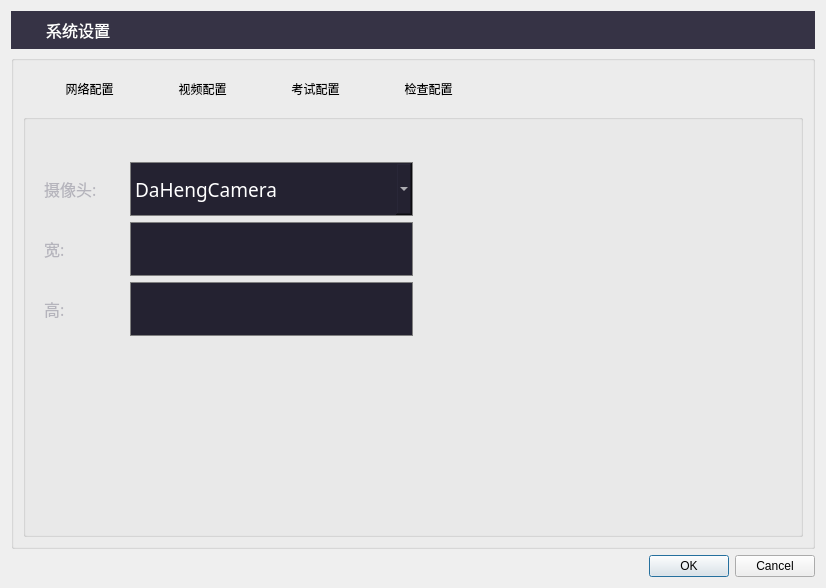
<?xml version="1.0" encoding="UTF-8"?>
<ui version="4.0">
 <class>SettingDialog</class>
 <widget class="QDialog" name="SettingDialog">
  <property name="geometry">
   <rect>
    <x>0</x>
    <y>0</y>
    <width>826</width>
    <height>588</height>
   </rect>
  </property>
  <property name="minimumSize">
   <size>
    <width>826</width>
    <height>588</height>
   </size>
  </property>
  <property name="windowTitle">
   <string>Dialog</string>
  </property>
  <property name="styleSheet">
   <string notr="true"/>
  </property>
  <layout class="QVBoxLayout" name="verticalLayout_11">
   <item>
    <widget class="QGroupBox" name="groupBox">
     <property name="styleSheet">
      <string notr="true">background-color: rgb(54, 51, 69);
border:0px;</string>
     </property>
     <property name="title">
      <string/>
     </property>
     <layout class="QHBoxLayout" name="horizontalLayout">
      <item>
       <widget class="QLabel" name="label">
        <property name="minimumSize">
         <size>
          <width>20</width>
          <height>20</height>
         </size>
        </property>
        <property name="maximumSize">
         <size>
          <width>20</width>
          <height>20</height>
         </size>
        </property>
        <property name="styleSheet">
         <string notr="true">border-image: url(:/resource/images/settings/settingIcon.png);</string>
        </property>
        <property name="text">
         <string/>
        </property>
       </widget>
      </item>
      <item>
       <widget class="QLabel" name="label_2">
        <property name="minimumSize">
         <size>
          <width>83</width>
          <height>20</height>
         </size>
        </property>
        <property name="font">
         <font>
          <family>Microsoft YaHei</family>
          <pointsize>12</pointsize>
         </font>
        </property>
        <property name="styleSheet">
         <string notr="true">color: rgb(255, 255, 255);</string>
        </property>
        <property name="text">
         <string>系统设置</string>
        </property>
       </widget>
      </item>
      <item>
       <spacer name="horizontalSpacer">
        <property name="orientation">
         <enum>Qt::Horizontal</enum>
        </property>
        <property name="sizeHint" stdset="0">
         <size>
          <width>635</width>
          <height>20</height>
         </size>
        </property>
       </spacer>
      </item>
      <item>
       <widget class="QPushButton" name="pbCloseSetting">
        <property name="minimumSize">
         <size>
          <width>18</width>
          <height>18</height>
         </size>
        </property>
        <property name="maximumSize">
         <size>
          <width>18</width>
          <height>18</height>
         </size>
        </property>
        <property name="styleSheet">
         <string notr="true">border-image: url(:/resource/images/settings/loginX.png);</string>
        </property>
        <property name="text">
         <string/>
        </property>
       </widget>
      </item>
     </layout>
    </widget>
   </item>
   <item>
    <widget class="QGroupBox" name="gbSettingContent_2">
     <property name="title">
      <string/>
     </property>
     <layout class="QVBoxLayout" name="verticalLayout_10">
      <item>
       <layout class="QHBoxLayout" name="horizontalLayout_7">
        <item>
         <spacer name="horizontalSpacer_3">
          <property name="orientation">
           <enum>Qt::Horizontal</enum>
          </property>
          <property name="sizeHint" stdset="0">
           <size>
            <width>40</width>
            <height>20</height>
           </size>
          </property>
         </spacer>
        </item>
        <item>
         <widget class="QPushButton" name="pbSetNetwork">
          <property name="minimumSize">
           <size>
            <width>107</width>
            <height>38</height>
           </size>
          </property>
          <property name="text">
           <string>网络配置</string>
          </property>
          <property name="flat">
           <bool>true</bool>
          </property>
         </widget>
        </item>
        <item>
         <widget class="QPushButton" name="pbSetVideo">
          <property name="minimumSize">
           <size>
            <width>107</width>
            <height>38</height>
           </size>
          </property>
          <property name="text">
           <string>视频配置</string>
          </property>
          <property name="flat">
           <bool>true</bool>
          </property>
         </widget>
        </item>
        <item>
         <widget class="QPushButton" name="pbSetExam">
          <property name="minimumSize">
           <size>
            <width>107</width>
            <height>38</height>
           </size>
          </property>
          <property name="text">
           <string>考试配置</string>
          </property>
          <property name="flat">
           <bool>true</bool>
          </property>
         </widget>
        </item>
        <item>
         <widget class="QPushButton" name="pbSetCheck">
          <property name="minimumSize">
           <size>
            <width>107</width>
            <height>38</height>
           </size>
          </property>
          <property name="text">
           <string>检查配置</string>
          </property>
          <property name="flat">
           <bool>true</bool>
          </property>
         </widget>
        </item>
        <item>
         <spacer name="horizontalSpacer_2">
          <property name="orientation">
           <enum>Qt::Horizontal</enum>
          </property>
          <property name="sizeHint" stdset="0">
           <size>
            <width>347</width>
            <height>20</height>
           </size>
          </property>
         </spacer>
        </item>
       </layout>
      </item>
      <item>
       <widget class="QGroupBox" name="gbSettingContent">
        <property name="styleSheet">
         <string notr="true"/>
        </property>
        <property name="title">
         <string/>
        </property>
        <layout class="QVBoxLayout" name="verticalLayout_9">
         <item>
          <widget class="QStackedWidget" name="stkWidgetSetting">
           <property name="font">
            <font>
             <family>Microsoft YaHei</family>
             <pointsize>12</pointsize>
            </font>
           </property>
           <property name="styleSheet">
            <string notr="true"/>
           </property>
           <property name="currentIndex">
            <number>0</number>
           </property>
           <widget class="QWidget" name="networkSettingPage">
            <layout class="QVBoxLayout" name="verticalLayout_15">
             <item>
              <widget class="QGroupBox" name="groupBox_3">
               <property name="styleSheet">
                <string notr="true">border:none;</string>
               </property>
               <property name="title">
                <string/>
               </property>
               <layout class="QGridLayout" name="gridLayout_4"/>
              </widget>
             </item>
             <item>
              <layout class="QHBoxLayout" name="horizontalLayout_10">
               <item>
                <layout class="QHBoxLayout" name="horizontalLayout_4">
                 <item>
                  <layout class="QVBoxLayout" name="verticalLayout_3">
                   <item>
                    <widget class="QLabel" name="label_6">
                     <property name="minimumSize">
                      <size>
                       <width>80</width>
                       <height>54</height>
                      </size>
                     </property>
                     <property name="font">
                      <font>
                       <family>Microsoft YaHei</family>
                       <pointsize>12</pointsize>
                      </font>
                     </property>
                     <property name="styleSheet">
                      <string notr="true">color: rgb(181, 180, 188);</string>
                     </property>
                     <property name="text">
                      <string>摄像头:</string>
                     </property>
                    </widget>
                   </item>
                   <item>
                    <widget class="QLabel" name="label_8">
                     <property name="minimumSize">
                      <size>
                       <width>0</width>
                       <height>54</height>
                      </size>
                     </property>
                     <property name="font">
                      <font>
                       <family>Microsoft YaHei</family>
                       <pointsize>12</pointsize>
                      </font>
                     </property>
                     <property name="styleSheet">
                      <string notr="true">color: rgb(181, 180, 188);</string>
                     </property>
                     <property name="text">
                      <string>宽:</string>
                     </property>
                    </widget>
                   </item>
                   <item>
                    <widget class="QLabel" name="label_19">
                     <property name="minimumSize">
                      <size>
                       <width>0</width>
                       <height>54</height>
                      </size>
                     </property>
                     <property name="font">
                      <font>
                       <family>Microsoft YaHei</family>
                       <pointsize>12</pointsize>
                      </font>
                     </property>
                     <property name="styleSheet">
                      <string notr="true">color: rgb(181, 180, 188);</string>
                     </property>
                     <property name="text">
                      <string>高:</string>
                     </property>
                    </widget>
                   </item>
                  </layout>
                 </item>
                 <item>
                  <layout class="QVBoxLayout" name="verticalLayout_4">
                   <item>
                    <widget class="QComboBox" name="cmbCamera">
                     <property name="minimumSize">
                      <size>
                       <width>250</width>
                       <height>54</height>
                      </size>
                     </property>
                     <property name="font">
                      <font>
                       <family>Microsoft YaHei</family>
                       <pointsize>14</pointsize>
                      </font>
                     </property>
                     <property name="styleSheet">
                      <string notr="true">background-color: rgb(36, 34, 49);
color: rgb(255, 255, 255);
border: 1px solid gray;</string>
                     </property>
                     <item>
                      <property name="text">
                       <string>DaHengCamera</string>
                      </property>
                     </item>
                     <item>
                      <property name="text">
                       <string>OpenCVCamera</string>
                      </property>
                     </item>
                    </widget>
                   </item>
                   <item>
                    <widget class="QLineEdit" name="leCameraWidth">
                     <property name="minimumSize">
                      <size>
                       <width>0</width>
                       <height>54</height>
                      </size>
                     </property>
                     <property name="font">
                      <font>
                       <family>Microsoft YaHei</family>
                       <pointsize>14</pointsize>
                      </font>
                     </property>
                     <property name="styleSheet">
                      <string notr="true">background-color: rgb(36, 34, 49);
color: rgb(255, 255, 255);
border: 1px solid gray;</string>
                     </property>
                    </widget>
                   </item>
                   <item>
                    <widget class="QLineEdit" name="leCameraHeight">
                     <property name="minimumSize">
                      <size>
                       <width>0</width>
                       <height>54</height>
                      </size>
                     </property>
                     <property name="font">
                      <font>
                       <family>Microsoft YaHei</family>
                       <pointsize>14</pointsize>
                      </font>
                     </property>
                     <property name="styleSheet">
                      <string notr="true">background-color: rgb(36, 34, 49);
color: rgb(255, 255, 255);
border: 1px solid gray;</string>
                     </property>
                    </widget>
                   </item>
                  </layout>
                 </item>
                </layout>
               </item>
               <item>
                <spacer name="horizontalSpacer_4">
                 <property name="orientation">
                  <enum>Qt::Horizontal</enum>
                 </property>
                 <property name="sizeHint" stdset="0">
                  <size>
                   <width>40</width>
                   <height>20</height>
                  </size>
                 </property>
                </spacer>
               </item>
              </layout>
             </item>
             <item>
              <spacer name="verticalSpacer_4">
               <property name="orientation">
                <enum>Qt::Vertical</enum>
               </property>
               <property name="sizeHint" stdset="0">
                <size>
                 <width>20</width>
                 <height>40</height>
                </size>
               </property>
              </spacer>
             </item>
            </layout>
           </widget>
           <widget class="QWidget" name="videoSettingPage">
            <layout class="QVBoxLayout" name="verticalLayout_13">
             <item>
              <widget class="QGroupBox" name="groupBox_4">
               <property name="styleSheet">
                <string notr="true">border:none;</string>
               </property>
               <property name="title">
                <string/>
               </property>
               <layout class="QVBoxLayout" name="verticalLayout_12">
                <item>
                 <layout class="QHBoxLayout" name="horizontalLayout_8">
                  <item>
                   <layout class="QVBoxLayout" name="verticalLayout_6">
                    <item>
                     <widget class="QLabel" name="label_9">
                      <property name="font">
                       <font>
                        <family>Microsoft YaHei</family>
                        <pointsize>12</pointsize>
                       </font>
                      </property>
                      <property name="styleSheet">
                       <string notr="true">color: rgb(181, 180, 188);</string>
                      </property>
                      <property name="text">
                       <string>考试项目:</string>
                      </property>
                     </widget>
                    </item>
                    <item>
                     <widget class="QLabel" name="label_10">
                      <property name="font">
                       <font>
                        <family>Microsoft YaHei</family>
                        <pointsize>12</pointsize>
                       </font>
                      </property>
                      <property name="styleSheet">
                       <string notr="true">color: rgb(181, 180, 188);</string>
                      </property>
                      <property name="text">
                       <string>考试次数:</string>
                      </property>
                     </widget>
                    </item>
                    <item>
                     <widget class="QLabel" name="label_18">
                      <property name="font">
                       <font>
                        <family>Microsoft YaHei</family>
                        <pointsize>12</pointsize>
                       </font>
                      </property>
                      <property name="styleSheet">
                       <string notr="true">color: rgb(181, 180, 188);</string>
                      </property>
                      <property name="text">
                       <string>考试时间：</string>
                      </property>
                     </widget>
                    </item>
                    <item>
                     <widget class="QLabel" name="label_11">
                      <property name="font">
                       <font>
                        <family>Microsoft YaHei</family>
                        <pointsize>12</pointsize>
                       </font>
                      </property>
                      <property name="styleSheet">
                       <string notr="true">color: rgb(181, 180, 188);</string>
                      </property>
                      <property name="text">
                       <string>视频保存路径:</string>
                      </property>
                     </widget>
                    </item>
                   </layout>
                  </item>
                  <item>
                   <layout class="QVBoxLayout" name="verticalLayout_5">
                    <item>
                     <widget class="QLineEdit" name="leExamProject">
                      <property name="minimumSize">
                       <size>
                        <width>546</width>
                        <height>54</height>
                       </size>
                      </property>
                      <property name="font">
                       <font>
                        <family>Microsoft YaHei</family>
                        <pointsize>14</pointsize>
                       </font>
                      </property>
                      <property name="styleSheet">
                       <string notr="true">background-color: rgb(36, 34, 49);
color: rgb(255, 255, 255);
border: 1px solid gray;</string>
                      </property>
                      <property name="text">
                       <string>排球</string>
                      </property>
                      <property name="readOnly">
                       <bool>true</bool>
                      </property>
                     </widget>
                    </item>
                    <item>
                     <widget class="QComboBox" name="cmbExamTestTimes">
                      <property name="minimumSize">
                       <size>
                        <width>0</width>
                        <height>54</height>
                       </size>
                      </property>
                      <property name="font">
                       <font>
                        <family>Microsoft YaHei</family>
                        <pointsize>14</pointsize>
                       </font>
                      </property>
                      <property name="styleSheet">
                       <string notr="true">background-color: rgb(36, 34, 49);
color: rgb(255, 255, 255);
border: 1px solid gray;</string>
                      </property>
                      <item>
                       <property name="text">
                        <string>1</string>
                       </property>
                      </item>
                      <item>
                       <property name="text">
                        <string>2</string>
                       </property>
                      </item>
                      <item>
                       <property name="text">
                        <string>3</string>
                       </property>
                      </item>
                     </widget>
                    </item>
                    <item>
                     <widget class="QComboBox" name="cmbExamTimeVersion">
                      <property name="minimumSize">
                       <size>
                        <width>0</width>
                        <height>54</height>
                       </size>
                      </property>
                      <property name="font">
                       <font>
                        <family>Microsoft YaHei</family>
                        <pointsize>14</pointsize>
                       </font>
                      </property>
                      <property name="styleSheet">
                       <string notr="true">background-color: rgb(36, 34, 49);
color: rgb(255, 255, 255);
border: 1px solid gray;</string>
                      </property>
                      <item>
                       <property name="text">
                        <string>60s</string>
                       </property>
                      </item>
                      <item>
                       <property name="text">
                        <string>30s</string>
                       </property>
                      </item>
                     </widget>
                    </item>
                    <item>
                     <layout class="QHBoxLayout" name="horizontalLayout_5">
                      <item>
                       <widget class="QLineEdit" name="leVideoSavePath">
                        <property name="minimumSize">
                         <size>
                          <width>400</width>
                          <height>54</height>
                         </size>
                        </property>
                        <property name="font">
                         <font>
                          <family>Microsoft YaHei</family>
                          <pointsize>14</pointsize>
                         </font>
                        </property>
                        <property name="styleSheet">
                         <string notr="true">background-color: rgb(36, 34, 49);
color: rgb(255, 255, 255);
border: 1px solid gray;</string>
                        </property>
                       </widget>
                      </item>
                      <item>
                       <widget class="QPushButton" name="pbChangeVideoPath">
                        <property name="minimumSize">
                         <size>
                          <width>160</width>
                          <height>49</height>
                         </size>
                        </property>
                        <property name="font">
                         <font>
                          <family>Microsoft YaHei</family>
                          <pointsize>14</pointsize>
                         </font>
                        </property>
                        <property name="styleSheet">
                         <string notr="true">background-color: rgb(80, 74, 111);
color: rgb(255, 255, 255);</string>
                        </property>
                        <property name="text">
                         <string>更改</string>
                        </property>
                       </widget>
                      </item>
                     </layout>
                    </item>
                   </layout>
                  </item>
                 </layout>
                </item>
                <item>
                 <spacer name="verticalSpacer_3">
                  <property name="orientation">
                   <enum>Qt::Vertical</enum>
                  </property>
                  <property name="sizeHint" stdset="0">
                   <size>
                    <width>20</width>
                    <height>151</height>
                   </size>
                  </property>
                 </spacer>
                </item>
               </layout>
              </widget>
             </item>
            </layout>
           </widget>
           <widget class="QWidget" name="examSettingPage">
            <layout class="QGridLayout" name="gridLayout_6">
             <item row="0" column="0">
              <widget class="QGroupBox" name="groupBox_5">
               <property name="styleSheet">
                <string notr="true">border:none;</string>
               </property>
               <property name="title">
                <string/>
               </property>
               <layout class="QHBoxLayout" name="horizontalLayout_6">
                <item>
                 <layout class="QVBoxLayout" name="verticalLayout_8">
                  <item>
                   <widget class="QLabel" name="label_12">
                    <property name="font">
                     <font>
                      <family>Microsoft YaHei</family>
                      <pointsize>12</pointsize>
                     </font>
                    </property>
                    <property name="styleSheet">
                     <string notr="true">color: rgb(181, 180, 188);</string>
                    </property>
                    <property name="text">
                     <string>角度检测:</string>
                    </property>
                   </widget>
                  </item>
                  <item>
                   <widget class="QLabel" name="label_13">
                    <property name="font">
                     <font>
                      <family>Microsoft YaHei</family>
                      <pointsize>12</pointsize>
                     </font>
                    </property>
                    <property name="styleSheet">
                     <string notr="true">color: rgb(181, 180, 188);</string>
                    </property>
                    <property name="text">
                     <string>检测大小:</string>
                    </property>
                   </widget>
                  </item>
                  <item>
                   <widget class="QLabel" name="label_14">
                    <property name="font">
                     <font>
                      <family>Microsoft YaHei</family>
                      <pointsize>12</pointsize>
                     </font>
                    </property>
                    <property name="styleSheet">
                     <string notr="true">color: rgb(181, 180, 188);</string>
                    </property>
                    <property name="text">
                     <string>检测灵敏度:</string>
                    </property>
                   </widget>
                  </item>
                  <item>
                   <widget class="QLabel" name="label_15">
                    <property name="font">
                     <font>
                      <family>Microsoft YaHei</family>
                      <pointsize>12</pointsize>
                     </font>
                    </property>
                    <property name="styleSheet">
                     <string notr="true">color: rgb(181, 180, 188);</string>
                    </property>
                    <property name="text">
                     <string>基础帧更新灵敏度:</string>
                    </property>
                   </widget>
                  </item>
                 </layout>
                </item>
                <item>
                 <layout class="QVBoxLayout" name="verticalLayout_7">
                  <property name="spacing">
                   <number>20</number>
                  </property>
                  <item>
                   <widget class="QLineEdit" name="leAngleProbe">
                    <property name="minimumSize">
                     <size>
                      <width>546</width>
                      <height>54</height>
                     </size>
                    </property>
                    <property name="font">
                     <font>
                      <family>Microsoft YaHei</family>
                      <pointsize>14</pointsize>
                     </font>
                    </property>
                    <property name="styleSheet">
                     <string notr="true">background-color: rgb(36, 34, 49);
color: rgb(255, 255, 255);
border: 1px solid gray;</string>
                    </property>
                   </widget>
                  </item>
                  <item>
                   <widget class="QLineEdit" name="leProbeSize">
                    <property name="minimumSize">
                     <size>
                      <width>546</width>
                      <height>54</height>
                     </size>
                    </property>
                    <property name="font">
                     <font>
                      <family>Microsoft YaHei</family>
                      <pointsize>14</pointsize>
                     </font>
                    </property>
                    <property name="styleSheet">
                     <string notr="true">background-color: rgb(36, 34, 49);
color: rgb(255, 255, 255);
border: 1px solid gray;</string>
                    </property>
                   </widget>
                  </item>
                  <item>
                   <widget class="QLineEdit" name="leProbeSensitive">
                    <property name="minimumSize">
                     <size>
                      <width>546</width>
                      <height>54</height>
                     </size>
                    </property>
                    <property name="font">
                     <font>
                      <family>Microsoft YaHei</family>
                      <pointsize>14</pointsize>
                     </font>
                    </property>
                    <property name="styleSheet">
                     <string notr="true">background-color: rgb(36, 34, 49);
color: rgb(255, 255, 255);
border: 1px solid gray;</string>
                    </property>
                   </widget>
                  </item>
                  <item>
                   <widget class="QLineEdit" name="leBaseUpdateSensitive">
                    <property name="minimumSize">
                     <size>
                      <width>546</width>
                      <height>54</height>
                     </size>
                    </property>
                    <property name="font">
                     <font>
                      <family>Microsoft YaHei</family>
                      <pointsize>14</pointsize>
                     </font>
                    </property>
                    <property name="styleSheet">
                     <string notr="true">background-color: rgb(36, 34, 49);
color: rgb(255, 255, 255);
border: 1px solid gray;</string>
                    </property>
                   </widget>
                  </item>
                 </layout>
                </item>
               </layout>
              </widget>
             </item>
             <item row="1" column="0">
              <spacer name="verticalSpacer_2">
               <property name="orientation">
                <enum>Qt::Vertical</enum>
               </property>
               <property name="sizeHint" stdset="0">
                <size>
                 <width>20</width>
                 <height>40</height>
                </size>
               </property>
              </spacer>
             </item>
            </layout>
           </widget>
           <widget class="QWidget" name="checkSettingPage">
            <layout class="QVBoxLayout" name="verticalLayout_14">
             <item>
              <widget class="QGroupBox" name="gbExamSetupBox">
               <property name="styleSheet">
                <string notr="true"/>
               </property>
               <property name="title">
                <string/>
               </property>
               <widget class="QWidget" name="layoutWidget">
                <property name="geometry">
                 <rect>
                  <x>0</x>
                  <y>0</y>
                  <width>724</width>
                  <height>280</height>
                 </rect>
                </property>
                <layout class="QHBoxLayout" name="horizontalLayout_2">
                 <item>
                  <layout class="QVBoxLayout" name="verticalLayout_2">
                   <item>
                    <widget class="QLabel" name="label_17">
                     <property name="minimumSize">
                      <size>
                       <width>165</width>
                       <height>0</height>
                      </size>
                     </property>
                     <property name="font">
                      <font>
                       <family>Microsoft YaHei</family>
                       <pointsize>12</pointsize>
                      </font>
                     </property>
                     <property name="styleSheet">
                      <string notr="true">color: rgb(181, 180, 188);</string>
                     </property>
                     <property name="text">
                      <string>工作模式:</string>
                     </property>
                    </widget>
                   </item>
                   <item>
                    <widget class="QLabel" name="label_3">
                     <property name="minimumSize">
                      <size>
                       <width>165</width>
                       <height>0</height>
                      </size>
                     </property>
                     <property name="font">
                      <font>
                       <family>Microsoft YaHei</family>
                       <pointsize>12</pointsize>
                      </font>
                     </property>
                     <property name="styleSheet">
                      <string notr="true">color: rgb(181, 180, 188);</string>
                     </property>
                     <property name="text">
                      <string>平台地址:</string>
                     </property>
                    </widget>
                   </item>
                   <item>
                    <widget class="QLabel" name="label_4">
                     <property name="font">
                      <font>
                       <family>Microsoft YaHei</family>
                       <pointsize>12</pointsize>
                      </font>
                     </property>
                     <property name="styleSheet">
                      <string notr="true">color: rgb(181, 180, 188);</string>
                     </property>
                     <property name="text">
                      <string>设备编号:</string>
                     </property>
                    </widget>
                   </item>
                   <item>
                    <widget class="QLabel" name="label_16">
                     <property name="minimumSize">
                      <size>
                       <width>165</width>
                       <height>0</height>
                      </size>
                     </property>
                     <property name="font">
                      <font>
                       <family>Microsoft YaHei</family>
                       <pointsize>12</pointsize>
                      </font>
                     </property>
                     <property name="styleSheet">
                      <string notr="true">color: rgb(181, 180, 188);</string>
                     </property>
                     <property name="text">
                      <string>发令设备地址：</string>
                     </property>
                    </widget>
                   </item>
                  </layout>
                 </item>
                 <item>
                  <layout class="QVBoxLayout" name="verticalLayout">
                   <property name="spacing">
                    <number>20</number>
                   </property>
                   <item>
                    <widget class="QGroupBox" name="gbClientModeBox">
                     <property name="minimumSize">
                      <size>
                       <width>0</width>
                       <height>54</height>
                      </size>
                     </property>
                     <property name="styleSheet">
                      <string notr="true"/>
                     </property>
                     <property name="title">
                      <string/>
                     </property>
                     <layout class="QHBoxLayout" name="horizontalLayout_9">
                      <item>
                       <widget class="QRadioButton" name="rbOnlineMode">
                        <property name="font">
                         <font>
                          <family>Microsoft YaHei</family>
                          <pointsize>14</pointsize>
                         </font>
                        </property>
                        <property name="styleSheet">
                         <string notr="true">border:none;
color: rgb(255, 255, 255);</string>
                        </property>
                        <property name="text">
                         <string>统一发令</string>
                        </property>
                       </widget>
                      </item>
                      <item>
                       <widget class="QRadioButton" name="rbOfflineMode">
                        <property name="font">
                         <font>
                          <family>Microsoft YaHei</family>
                          <pointsize>14</pointsize>
                         </font>
                        </property>
                        <property name="styleSheet">
                         <string notr="true">border:none;
color: rgb(255, 255, 255);</string>
                        </property>
                        <property name="text">
                         <string>单机发令</string>
                        </property>
                        <property name="checked">
                         <bool>true</bool>
                        </property>
                       </widget>
                      </item>
                     </layout>
                    </widget>
                   </item>
                   <item>
                    <widget class="QLineEdit" name="lePlatAddress">
                     <property name="minimumSize">
                      <size>
                       <width>546</width>
                       <height>54</height>
                      </size>
                     </property>
                     <property name="font">
                      <font>
                       <family>Microsoft YaHei</family>
                       <pointsize>14</pointsize>
                      </font>
                     </property>
                     <property name="styleSheet">
                      <string notr="true">background-color: rgb(36, 34, 49);
color: rgb(255, 255, 255);
border: 1px solid #89879a;</string>
                     </property>
                     <property name="text">
                      <string>http://121.227.30.61:8787/</string>
                     </property>
                    </widget>
                   </item>
                   <item>
                    <widget class="QLineEdit" name="leDeviceId">
                     <property name="minimumSize">
                      <size>
                       <width>546</width>
                       <height>54</height>
                      </size>
                     </property>
                     <property name="font">
                      <font>
                       <family>Microsoft YaHei</family>
                       <pointsize>14</pointsize>
                      </font>
                     </property>
                     <property name="styleSheet">
                      <string notr="true">background-color: rgb(36, 34, 49);
color: rgb(255, 255, 255);
border: 1px solid gray;</string>
                     </property>
                     <property name="text">
                      <string>1</string>
                     </property>
                    </widget>
                   </item>
                   <item>
                    <widget class="QLineEdit" name="leSendCmdServerIp">
                     <property name="minimumSize">
                      <size>
                       <width>546</width>
                       <height>54</height>
                      </size>
                     </property>
                     <property name="font">
                      <font>
                       <family>Microsoft YaHei</family>
                       <pointsize>14</pointsize>
                      </font>
                     </property>
                     <property name="styleSheet">
                      <string notr="true">background-color: rgb(36, 34, 49);
color: rgb(255, 255, 255);
border: 1px solid gray;</string>
                     </property>
                     <property name="text">
                      <string>192.168.0.254</string>
                     </property>
                    </widget>
                   </item>
                  </layout>
                 </item>
                </layout>
               </widget>
               <widget class="QWidget" name="layoutWidget">
                <property name="geometry">
                 <rect>
                  <x>10</x>
                  <y>300</y>
                  <width>652</width>
                  <height>56</height>
                 </rect>
                </property>
                <layout class="QHBoxLayout" name="horizontalLayout_3">
                 <item>
                  <widget class="QLabel" name="label_5">
                   <property name="font">
                    <font>
                     <family>Microsoft YaHei</family>
                     <pointsize>12</pointsize>
                    </font>
                   </property>
                   <property name="styleSheet">
                    <string notr="true">color: rgb(181, 180, 188);</string>
                   </property>
                   <property name="text">
                    <string>人脸识别终端编号(后6位): </string>
                   </property>
                  </widget>
                 </item>
                 <item>
                  <widget class="QLineEdit" name="leFaceId6Last">
                   <property name="minimumSize">
                    <size>
                     <width>406</width>
                     <height>54</height>
                    </size>
                   </property>
                   <property name="font">
                    <font>
                     <family>Microsoft YaHei</family>
                     <pointsize>14</pointsize>
                    </font>
                   </property>
                   <property name="styleSheet">
                    <string notr="true">background-color: rgb(36, 34, 49);
color: rgb(255, 255, 255);
border: 1px solid gray;</string>
                   </property>
                  </widget>
                 </item>
                </layout>
               </widget>
              </widget>
             </item>
            </layout>
           </widget>
          </widget>
         </item>
        </layout>
       </widget>
      </item>
     </layout>
    </widget>
   </item>
   <item>
    <widget class="QDialogButtonBox" name="buttonBox">
     <property name="orientation">
      <enum>Qt::Horizontal</enum>
     </property>
     <property name="standardButtons">
      <set>QDialogButtonBox::Cancel|QDialogButtonBox::Ok</set>
     </property>
    </widget>
   </item>
  </layout>
 </widget>
 <resources/>
 <connections>
  <connection>
   <sender>buttonBox</sender>
   <signal>rejected()</signal>
   <receiver>SettingDialog</receiver>
   <slot>reject()</slot>
   <hints>
    <hint type="sourcelabel">
     <x>316</x>
     <y>260</y>
    </hint>
    <hint type="destinationlabel">
     <x>286</x>
     <y>274</y>
    </hint>
   </hints>
  </connection>
  <connection>
   <sender>buttonBox</sender>
   <signal>accepted()</signal>
   <receiver>SettingDialog</receiver>
   <slot>accept()</slot>
   <hints>
    <hint type="sourcelabel">
     <x>248</x>
     <y>254</y>
    </hint>
    <hint type="destinationlabel">
     <x>157</x>
     <y>274</y>
    </hint>
   </hints>
  </connection>
 </connections>
</ui>
